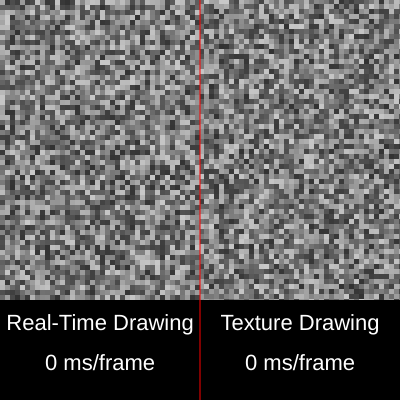
Frame 1 (no input)
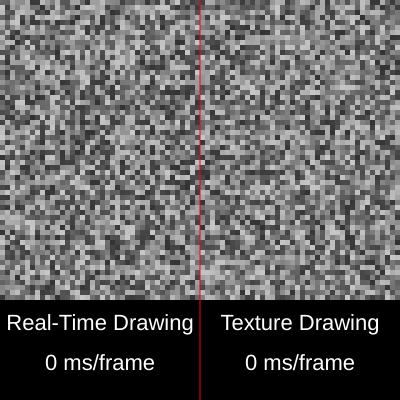
Frame 60 (no input)
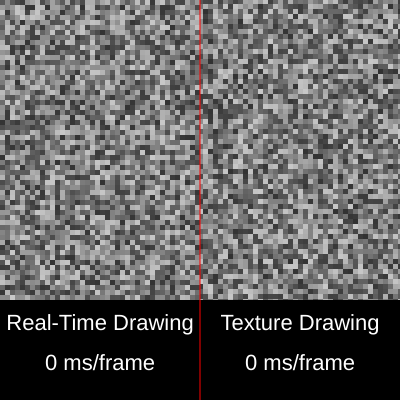
Frame 120 (the mouse pressed at the canvas centre since frame 60)

The p5.js sketch that drew these frames (run headless with seeded random() and noise() and a simulated clock; from frame 60 on, the mouse is pressed at the canvas centre):

// p5.js sketch
// ── sketch.js
var staticTexture;
var texWidth;
var texHeight;
var squareSize = 5;

function setup() {

  // Create the drawing canvas
  createCanvas(400, 400);
  background(0);

  // Set some drawing defaults
  noStroke();
  textSize(22);
  textAlign(CENTER);

  // Create off-screen texture
  createTexture(100, 100, squareSize);
}

function draw() {

  // Draw real-time static using drawing functions
  var timeStart1 = millis();
  drawRealTimeStatic(0, 0, 60, 40, squareSize);
  var timeEnd1 = millis();

  // Draw static using the pre-generated texture
  var timeStart2 = millis();
  drawTextureBasedStatic(200, 0, 200, 300);
  var timeEnd2 = millis();

  // Blank the text area
  fill(0);
  rect(0, 300, 400, 100);

  // Draw the separator
  stroke(255, 0, 0);
  line(200, 0, 200, 400);

  // Display Timing 1
  noStroke();
  fill(255);
  var timeElapsed1 = round(timeEnd1-timeStart1, 2);
  text("Real-Time Drawing", 100, 330);
  text(timeElapsed1 + " ms/frame", 100, 370);

  // Display Timing 2
  var timeElapsed2 = round(timeEnd2-timeStart2, 2);
  text("Texture Drawing", 300, 330);
  text(timeElapsed2 + " ms/frame", 300, 370);
}

// Create the static texture
function createTexture(rows, cols, squareSize) {

  // Create off-screen texture
  texWidth = cols * squareSize;
  texHeight = rows * squareSize;
  staticTexture = createImage(texWidth, texHeight);

  // Get the texture's pixel buffer
  staticTexture.loadPixels();

  // Calculate some sizes
  var pixelSize = 4 * pixelDensity();
  var rowSize = cols * squareSize * pixelSize;

  // Draw the squares
  for(var row=0; row<rows; row++) {
    for(var col=0; col<cols; col++) {
      var shade = getShade();
      drawSquareTheHardWay(row, col, squareSize, rowSize, pixelSize, shade);
    }
  }

  // Update the image using the populated pixel buffer
  staticTexture.updatePixels();

  // Set the texture filter mode
  staticTexture.filter(OPAQUE);
}

// Draw static real-time using p5 drawing functions
function drawRealTimeStatic(x, y, rows, cols, squareSize) {
  noStroke();
  for(var row=0; row<rows; row++) {
    for(var col=0; col<cols; col++) {
      // Draw the square
      fill(getShade());
      rect(x + (col * squareSize), y + (row * squareSize), squareSize, squareSize);
    }
  }
}

// Draw a square by manually filling pixel buffer values
// If there's a way to use drawing functions on a created image, it would certainly be 
// much easier, but I didn't spend much time figuring it out for this test
function drawSquareTheHardWay(row, col, squareSize, rowSize, pixelSize, shade) {
  var rectWidth = squareSize * pixelSize;
  var rectStart = row * rowSize;

  // Draw each row of the square
  for(var i=0; i<squareSize; i++) {
  
    // Draw a horizontal line of the rect
    for(var j=0; j<rectWidth; j++) {

      // Populate the RGBA pixel components
      // Could you use a loop here? Sure, but it would only be 3 iterations.
      staticTexture.pixels[(rectStart * squareSize) + (rowSize * i) + (col * rectWidth) + j + 0] = shade; // R
      staticTexture.pixels[(rectStart * squareSize) + (rowSize * i) + (col * rectWidth) + j + 1] = shade; // G
      staticTexture.pixels[(rectStart * squareSize) + (rowSize * i) + (col * rectWidth) + j + 2] = shade; // B
      staticTexture.pixels[(rectStart * squareSize) + (rowSize * i) + (col * rectWidth) + j + 3] = 255; // A
    }

  }
}

// Copy a section of the texture to the screen
function drawTextureBasedStatic(x, y, w, h) {

  // Calculate some dimensions
  var maxSourceW = texWidth - w;
  var maxSourceH = texHeight - h;

  // Take a random full-size section of the texture and copy it to the output
  copy(staticTexture, int(random(0, maxSourceW)), int(random(0, maxSourceH)), w, h, x, y, w, h);
}

// Get a random shade of gray
function getShade() {
  return random(50, 200);
}
